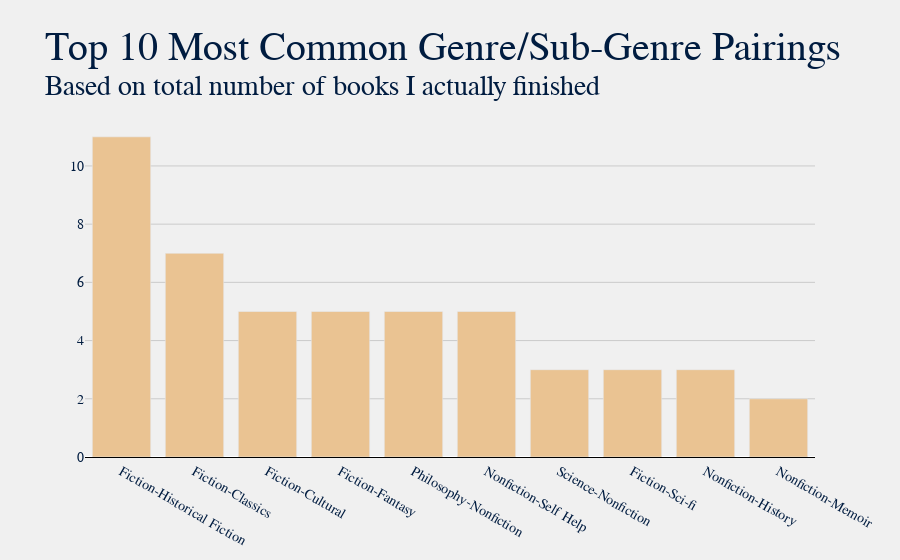

Notebook code cell kept with this figure:
### Markdown cell above
### Most Common Genre-Sub-Genre Pairing

### Code cell
title = "Top 10 Most Common Genre/Sub-Genre Pairings"
sub = f"Based on total number of books I actually finished"

df['Genre Pair'] = df['Genre'] + '-' + df['Sub-Genre']
plot.gen_bar_graph(df, 'Genre Pair', title, sub, num=10, color="#eac392")

### Figure 1 — Plotly figure (JSON) as saved in the notebook; plotly's stock layout.template omitted (floating-point values rounded to 4 significant figures)
{"data": [{"marker": {"color": "#eac392"}, "name": "", "type": "bar", "x": ["Fiction-Historical Fiction", "Fiction-Classics", "Fiction-Cultural", "Fiction-Fantasy", "Philosophy-Nonfiction", "Nonfiction-Self Help", "Science-Nonfiction", "Fiction-Sci-fi", "Nonfiction-History", "Nonfiction-Memoir"], "y": [11, 7, 5, 5, 5, 5, 3, 3, 3, 2]}], "layout": {"autosize": true, "barmode": "group", "font": {"color": "#001c40", "family": "Baskerville", "size": 14}, "margin": {"b": 45, "l": 85, "r": 85, "t": 120}, "paper_bgcolor": "#f0f0f0", "plot_bgcolor": "#f0f0f0", "title": {"font": {"color": "#001c40", "family": "Baskerville, Bold", "size": 40}, "text": "Top 10 Most Common Genre/Sub-Genre Pairings<br><sup>Based on total number of books I actually finished"}, "xaxis": {"autorange": true, "gridcolor": "#cbcbcb", "linecolor": "black", "range": [-0.5, 9.5], "showgrid": false, "showline": true, "title": {}, "type": "category"}, "yaxis": {"autorange": true, "gridcolor": "#cbcbcb", "linecolor": "black", "range": [0, 11.58], "showgrid": true, "showline": false, "showticklabels": true, "title": {}, "type": "linear"}}}
